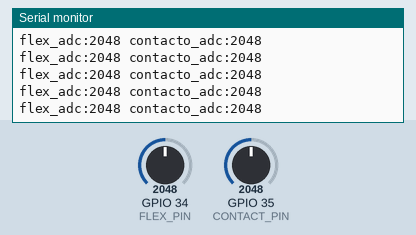
The sketch below on a simulated ESP32. Shown: the last lines printed to the serial monitor. Inputs (shaded band) come from the test bench; at power-on: GPIO 34 (FLEX_PIN) = 2048, GPIO 35 (CONTACT_PIN) = 2048 (analog values on the 0–4095 scale).

Above: at 1.2 s.
1.3 s: GPIO 34 (FLEX_PIN) set to 2866
At 2.0 s:
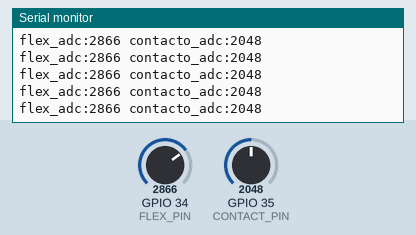
2.8 s: GPIO 35 (CONTACT_PIN) set to 2866
At 3.9 s:
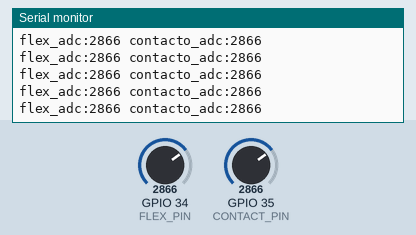
4.3 s: GPIO 34 (FLEX_PIN) set to 3603
At 4.9 s:
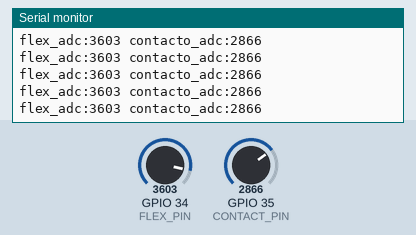
5.8 s: GPIO 35 (CONTACT_PIN) set to 3603
At 6.7 s:
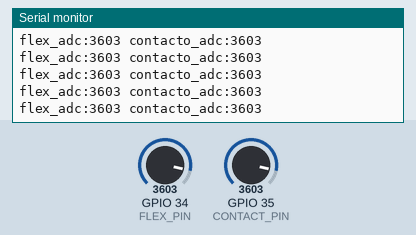
Timing chart, 0 to 8.3 s (numbered marks = the images above; inputs shaded):
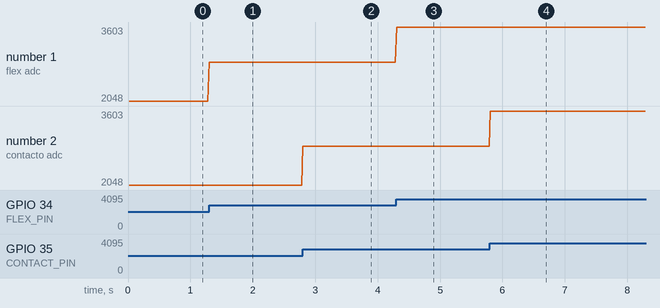

The sketch:

sketch.ino
```cpp
// HandSense: primera prueba de adquisición, ESP32 clásico simulado.
// Los potenciómetros representan entradas eléctricas, no sensores físicos.
constexpr int FLEX_PIN = 34;
constexpr int CONTACT_PIN = 35;
constexpr bool PLOTTER_MODE = true; // false: guardar CSV con tiempo y porcentajes
constexpr unsigned long SAMPLE_MS = 20; // 50 muestras por segundo
unsigned long lastSample = 0;

void setup() {
  Serial.begin(115200);
  analogReadResolution(12);
  pinMode(FLEX_PIN, INPUT);
  pinMode(CONTACT_PIN, INPUT);
  if (!PLOTTER_MODE)
    Serial.println("tiempo_ms,flex_adc,contacto_adc,flex_pct_adc,contacto_pct_adc");
}

void loop() {
  const unsigned long now = millis();
  if (now - lastSample < SAMPLE_MS) return;
  lastSample = now;
  const int flex = analogRead(FLEX_PIN);
  const int contact = analogRead(CONTACT_PIN);
  if (PLOTTER_MODE) {
    Serial.printf("flex_adc:%d contacto_adc:%d\n", flex, contact);
    return;
  }
  Serial.printf("%lu,%d,%d,%.2f,%.2f\n", now, flex, contact,
                flex * 100.0 / 4095.0, contact * 100.0 / 4095.0);
}
```

Measured:
- after the input at 1.3 s, the serial monitor: prints a new line at once (image 1)
- after the input at 2.8 s, the serial monitor: prints a new line at once (image 2)
- after the input at 4.3 s, the serial monitor: prints a new line at once (image 3)
- after the input at 5.8 s, the serial monitor: prints a new line at once (image 4)
- plotted number 1: 2048 → 2866 after the input at 1.3 s, 2866 → 3603 after the input at 4.3 s
